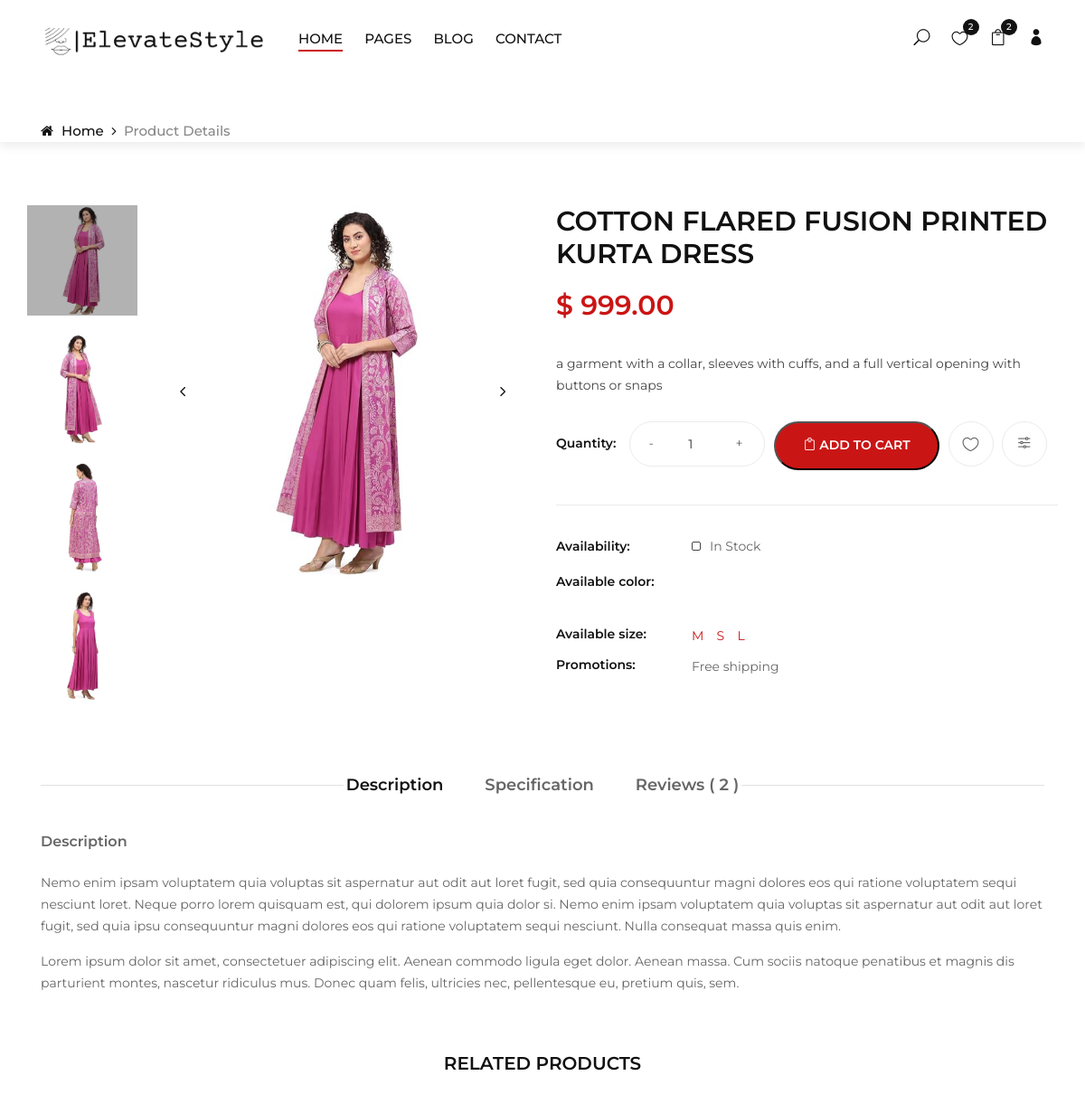
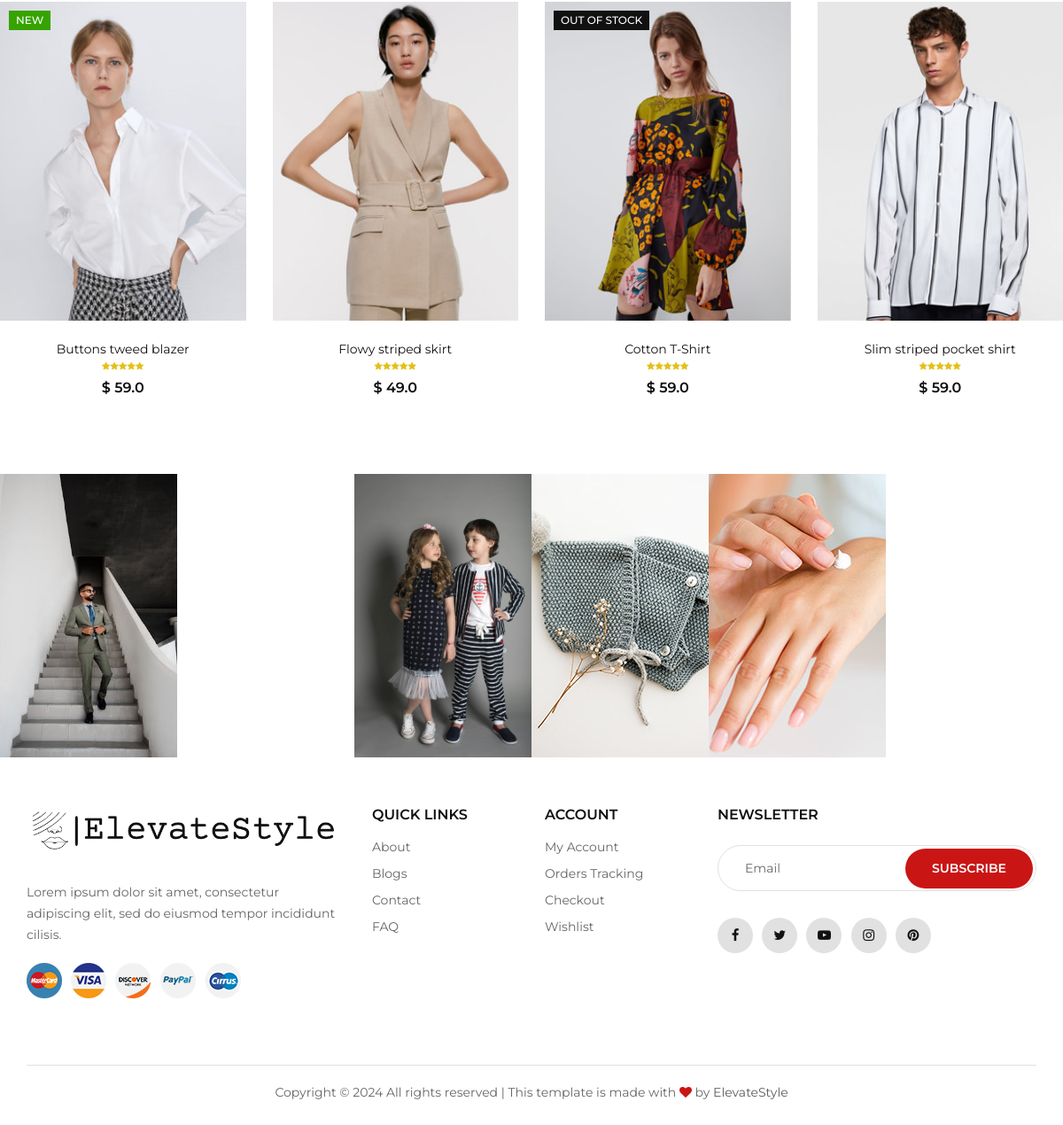
/product/5/, run on the app's committed database (2 pictures, top to bottom).
### app/models.py (models this page shows, shortened)
class Product(models.Model):
    product_name = models.CharField(max_length=255)
    product_price = models.DecimalField(max_digits=10, decimal_places=2)
    description = models.TextField()
    category = models.ForeignKey(Category, on_delete=models.CASCADE)
    product_image_1 = models.ImageField(upload_to='product_images/', blank=False, null=False)
    product_image_2 = models.ImageField(upload_to='product_images/', blank=True, null=True)
    product_image_3 = models.ImageField(upload_to='product_images/', blank=True, null=True)
    product_image_4 = models.ImageField(upload_to='product_images/', blank=True, null=True)
    product_image_5 = models.ImageField(upload_to='product_images/', blank=True, null=True)
    Colors=models.ManyToManyField(Color)
    sizes = models.ManyToManyField(Size)
    description = models.TextField()

class Size(models.Model):
    name = models.CharField(max_length=10)
    def __str__(self):
        return self.name

### app/views.py (the view)
# urls.py: path('product/<int:product_id>/', views.product_details, name='product_details'),
def product_details(request, product_id):
    product = get_object_or_404(Product, pk=product_id)
    product_images = [product.product_image_1, product.product_image_2, product.product_image_3, product.product_image_4, product.product_image_5]
    product_colours = product.Colors.all()
    product_size = product.sizes.all()
    return render(request, 'product_details.html' , {'product' : product , 'product_images':product_images , 'product_colours': product_colours , 'product_size': product_size})

### app/models.py (called while the page is built)
    def __str__(self):
        return self.name

### templates/product_details.html (shortened to what this page needs)
 {% extends "base.html" %}
{%block header%}
<div class="breadcrumb-option">
    <div class="container">
        <div class="row">
            <div class="col-lg-12">
                <div class="breadcrumb__links">
                    <a href="{% url 'index'%}"><i class="fa fa-home"></i> Home</a>
                    <span>Product Details</span>
                </div>
            </div>
        </div>
    </div>
</div>
{%endblock%}
{% load static %}
{% block content %}
<!DOCTYPE html>
<html lang="en">
<head>
</head>
<body>
<section class="product-details spad">
    <div class="container">
        <div class="row">
            <div class="col-lg-6">
                <div class="product__details__pic">
                    <div class="product__details__pic__left product__thumb nice-scroll">
                        <a class="pt active" href="#product-1">
                            <img src="{{ product.product_image_1.url }}" alt="">
                        </a>
                        <a class="pt" href="#product-2">
                            <img src="{{ product.product_image_2.url }}" alt="">
                        </a>
                        <a class="pt" href="#product-3">
                            <img src="{{ product.product_image_3.url }}" alt="">
                        </a>
                        <a class="pt" href="#product-4">
                            <img src="{{ product.product_image_4.url }}" alt="">
                        </a>
                    </div>
                    <div class="product__details__slider__content">
                        <div class="product__details__pic__slider owl-carousel">
                            <img data-hash="product-1" class="product__big__img" src="{{ product.product_image_1.url }}" alt="">
                        </div>
                    </div>
                </div>
            </div>
            <div class="col-lg-6">
                <form action="{% url 'add_to_cart' product.id %}" method="POST">
                    <div class="product__details__text">
                        <h3>{{ product.product_name }}</h3>
                        <div class="product__details__price">$ {{ product.product_price }} </div>
                        <p>{{ product.description }}</p>
                    </div>
                    <div class="product__details__button">
                        <div class="quantity">
                            <span>Quantity:</span>
                            <div class="pro-qty">
                                <input type="number" id="quantity" name="quantity" min="1" value="1">
                            </div>
                        </div>
                        <button type='submit' id="add-to-cart-btn" class="cart-btn">
                                <span class="icon_bag_alt"></span> Add to Cart
                        </button>
                </form>
                    <ul>
                        <li><a href="#"><span class="icon_heart_alt"></span></a></li>
                        <li><a href="#"><span class="icon_adjust-horiz"></span></a></li>
                    </ul>
                </div>
                <div class="product__details__widget">
                    <ul>
                        <li>
                            <span>Availability:</span>
                            <div class="stock__checkbox">
                                <label for="stockin">
                                    In Stock
                                    <span class="checkmark"></span>
                                </label>
                            </div>
                        </li>
                        <li>
                            <span>Available color:</span>
                            <div class="color__checkbox">
                            </div>
                        </li>
                        <li>
                            <span>Available size:</span>
                            <div class="size__btn">
                                {% for size in product_size %}
                                <label for="xs-btn" class="active">
                                    {{size}}
                                </label>
                                {% endfor %}
                            </div>
                        </li>
                        <li>
                            <span>Promotions:</span>
                            <p>Free shipping</p>
                        </li>
                    </ul>
                </div>
            </div>
        </div>
        <div class="col-lg-12">
            <div class="product__details__tab">
                <ul class="nav nav-tabs" role="tablist">
                    <li class="nav-item">
                        <a class="nav-link active" data-toggle="tab" href="#tabs-1" role="tab">Description</a>
                    </li>
                    <li class="nav-item">
                        <a class="nav-link" data-toggle="tab" href="#tabs-2" role="tab">Specification</a>
                    </li>
                    <li class="nav-item">
                        <a class="nav-link" data-toggle="tab" href="#tabs-3" role="tab">Reviews ( 2 )</a>
                    </li>
                </ul>
                <div class="tab-content">
                    <div class="tab-pane active" id="tabs-1" role="tabpanel">
                        <h6>Description</h6>
                        <p>Nemo enim ipsam voluptatem quia voluptas sit aspernatur aut odit aut loret fugit, sed
                            quia consequuntur magni dolores eos qui ratione voluptatem sequi nesciunt loret.
                            Neque porro lorem quisquam est, qui dolorem ipsum quia dolor si. Nemo enim ipsam
                            voluptatem quia voluptas sit aspernatur aut odit aut loret fugit, sed quia ipsu
                            consequuntur magni dolores eos qui ratione voluptatem sequi nesciunt. Nulla
                        consequat massa quis enim.</p>
                        <p>Lorem ipsum dolor sit amet, consectetuer adipiscing elit. Aenean commodo ligula eget
                            dolor. Aenean massa. Cum sociis natoque penatibus et magnis dis parturient montes,
                            nascetur ridiculus mus. Donec quam felis, ultricies nec, pellentesque eu, pretium
                        quis, sem.</p>
                    </div>
                </div>
            </div>
        </div>
    <div class="row">
        <div class="col-lg-12 text-center">
            <div class="related__title">
                <h5>RELATED PRODUCTS</h5>
            </div>
        </div>
        <div class="col-lg-3 col-md-4 col-sm-6">
            <div class="product__item">
                <div class="product__item__pic set-bg" data-setbg="{% static "img/product/related/rp-1.jpg" %}">
                    <div class="label new">New</div>
                    <ul class="product__hover">
                    </ul>
                </div>
                <div class="product__item__text">
                    <h6><a href="#">Buttons tweed blazer</a></h6>
                    <div class="rating">
                        <i class="fa fa-star"></i>
                        <i class="fa fa-star"></i>
                        <i class="fa fa-star"></i>
                        <i class="fa fa-star"></i>
                        <i class="fa fa-star"></i>
                    </div>
                    <div class="product__price">$ 59.0</div>
                </div>
            </div>
        </div>
        <div class="col-lg-3 col-md-4 col-sm-6">
            <div class="product__item">
                <div class="product__item__pic set-bg" data-setbg="{% static "img/product/related/rp-2.jpg" %}">
                    <ul class="product__hover">
                    </ul>
                </div>
                <div class="product__item__text">
                    <h6><a href="#">Flowy striped skirt</a></h6>
                    <div class="rating">
                        <i class="fa fa-star"></i>
                        <i class="fa fa-star"></i>
                        <i class="fa fa-star"></i>
                        <i class="fa fa-star"></i>
                        <i class="fa fa-star"></i>
                    </div>
                    <div class="product__price">$ 49.0</div>
                </div>
            </div>
        </div>
        <div class="col-lg-3 col-md-4 col-sm-6">
            <div class="product__item">
                <div class="product__item__pic set-bg" data-setbg="{% static "img/product/related/rp-3.jpg" %}">
                    <div class="label stockout">out of stock</div>
                    <ul class="product__hover">
                    </ul>
                </div>
                <div class="product__item__text">
                    <h6><a href="#">Cotton T-Shirt</a></h6>
                    <div class="rating">
                        <i class="fa fa-star"></i>
                        <i class="fa fa-star"></i>
                        <i class="fa fa-star"></i>
                        <i class="fa fa-star"></i>
                        <i class="fa fa-star"></i>
                    </div>
                    <div class="product__price">$ 59.0</div>
                </div>
            </div>
        </div>
        <div class="col-lg-3 col-md-4 col-sm-6">
            <div class="product__item">
                <div class="product__item__pic set-bg" data-setbg="{% static "img/product/related/rp-4.jpg" %}">
                    <ul class="product__hover">
                    </ul>
                </div>
                <div class="product__item__text">
                    <h6><a href="#">Slim striped pocket shirt</a></h6>
                    <div class="rating">
                        <i class="fa fa-star"></i>
                        <i class="fa fa-star"></i>
                        <i class="fa fa-star"></i>
                        <i class="fa fa-star"></i>
                        <i class="fa fa-star"></i>
                    </div>
                    <div class="product__price">$ 59.0</div>
                </div>
            </div>
        </div>
    </div>
</section>
</body>
</html>
{%endblock%}

### data on the page
Product: product_image_1 (picture), product_image_2 (picture), product_image_3 (picture), product_image_4 (picture), product_name "COTTON FLARED FUSION PRINTED KURTA DRESS", product_price "999.00", description "a garment with a collar, sleeves with cuffs, and a full vertical opening with buttons or snaps"
Size: name "M"
Size: name "S"
Size: name "L"
